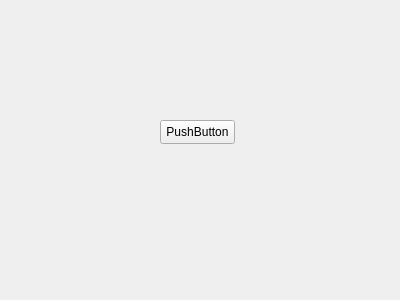
<?xml version="1.0" encoding="UTF-8"?>
<ui version="4.0">
 <class>MainWindow</class>
 <widget class="QWidget" name="MainWindow">
  <property name="geometry">
   <rect>
    <x>0</x>
    <y>0</y>
    <width>400</width>
    <height>300</height>
   </rect>
  </property>
  <property name="windowTitle">
   <string>MainWindow</string>
  </property>
  <widget class="QPushButton" name="pushButton">
   <property name="geometry">
    <rect>
     <x>160</x>
     <y>120</y>
     <width>75</width>
     <height>24</height>
    </rect>
   </property>
   <property name="text">
    <string>PushButton</string>
   </property>
  </widget>
 </widget>
 <resources/>
 <connections/>
</ui>
